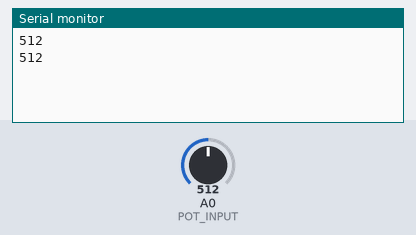
The sketch below on a simulated Arduino Uno, built with avr-gcc and run on an emulated ATmega328P. On the bench: the last lines printed to the serial monitor. The test bench sets the inputs (shaded band); at power-on: A0 (POT_INPUT) = 512.

Above: at 1.8 s.
1.9 s: A0 (POT_INPUT) set to 716
At 2.7 s:
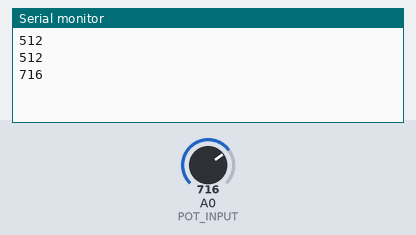
3.4 s: A0 (POT_INPUT) set to 900
At 4.8 s:
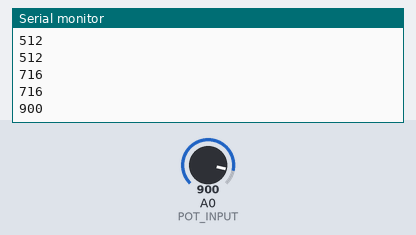
Timing chart, 0 to 6.4 s (numbered marks = the images above; inputs shaded):
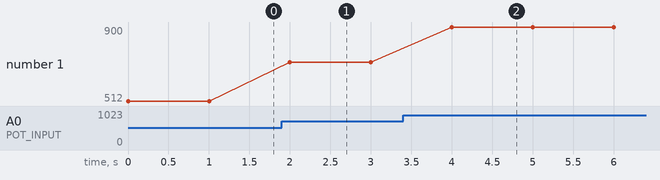

The sketch:

lab2_electro_04.ino
```cpp
const int POT_INPUT = 0;

void setup() {
  // Setup the serial speed.
  Serial.begin(9600);
}

void loop() {

  // Read the value from the POT-meter
  int potValue = analogRead(POT_INPUT);

  // Print the value to the serial monitor
  Serial.println(potValue);

  delay(1000);

}
```

Measured:
- after the input at 1.9 s, the serial monitor: prints a new line after 0.10 s (image 1)
- after the input at 3.4 s, the serial monitor: prints a new line after 0.60 s (image 2)
- plotted number 1: 512 → 716 after the input at 1.9 s, 716 → 900 after the input at 3.4 s
